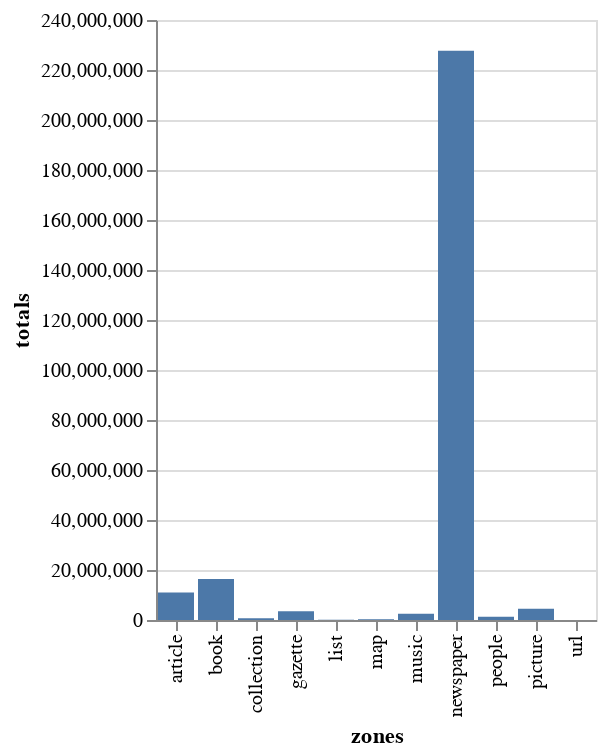

The notebook cell this image was saved under:
### Markdown cell above
That's pretty cool, but let's take things one step further and use Altair to create a pretty interactive bar chart. As you can see from the cell below, Plotly is very easy to use.

### Code cell
alt.Chart(df).mark_bar().encode(
    x='zones:N',
    y='totals:Q'
)

### Figure 1 — Vega-Lite specification as saved in the notebook (floating-point values rounded to 4 significant figures)
{"config": {"view": {"continuousWidth": 400, "continuousHeight": 300}}, "data": {"name": "data-dedb361428637e5c98c5845fbd192ca2"}, "mark": "bar", "encoding": {"x": {"type": "nominal", "field": "zones"}, "y": {"type": "quantitative", "field": "totals"}}, "$schema": "https://vega.github.io/schema/vega-lite/v4.8.1.json", "datasets": {"data-dedb361428637e5c98c5845fbd192ca2": [{"zones": "article", "totals": 11030302}, {"zones": "book", "totals": 16432073}, {"zones": "collection", "totals": 728776}, {"zones": "gazette", "totals": 3535033}, {"zones": "list", "totals": 92588}, {"zones": "map", "totals": 319374}, {"zones": "music", "totals": 2483162}, {"zones": "newspaper", "totals": 227655459}, {"zones": "people", "totals": 1275246}, {"zones": "picture", "totals": 4515404}, {"zones": "url", "totals": 0}]}}
